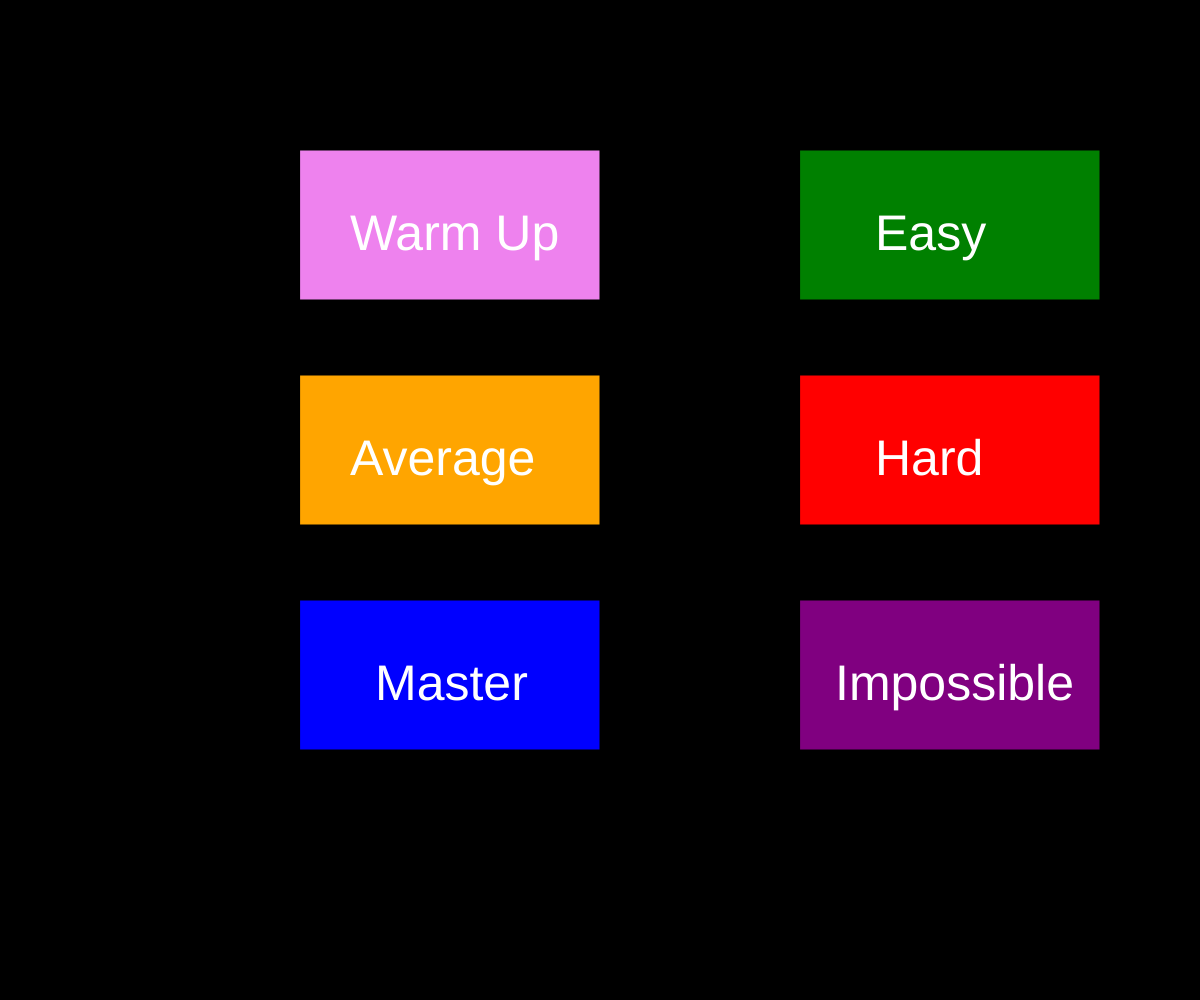
Frame 1 (no input)
Frame 60 (no input): identical to frame 1, image omitted
Frame 120 (the mouse pressed at the canvas centre since frame 60): blank canvas, image omitted

The p5.js sketch that drew this single still picture (run headless with seeded random() and noise() and a simulated clock; from frame 60 on, the mouse is pressed at the canvas centre):

// p5.js sketch
// ── sketch.js
// 2D Array Project, Speed Test
// Josh M
// Started on Oct 28th, 2022
//
// Extra for Experts:
// - describe what you did to take this project "above and beyond"

let state = "selection";
let rows;
let cols;
let cellHeight;
let cellWidth;
let grid;
let victoryMusic;

function preload() {
  victoryMusic = "Victory.mp3";
}

function setup() {
  createCanvas(windowWidth, windowHeight);
  
  // victoryMusic.volume(0.2);
}

function draw() {
  if (state === "selection") {
    background("black");
    createButtons();
    systemCall();
  }
  else if (state === "warm up") {
    background("red");
    displayGrid(grid);
  }
  else if (state === "easy") {
    background("blue");
  }
  else if(state === "average") {
    background("green");
  }
  else if (state === "hard") {
    background("purple");
  }
  else if (state === "master") {
    background("orange");
  }
  else if (state === "impossible") {
    background("yellow");
  }
}

function createButtons() {
  if (state === "selection") {
    fill("violet");
    rect(300, 150, 300, 150); // warm up button
    textSize(50);
    fill("white");
    text("Warm Up", 350, 250);

    fill("green");
    rect(800, 150, 300, 150); // easy button
    fill("white");
    textSize(50);
    text("Easy", 875, 250);
    
    fill("orange"); // average button
    rect(300, 375, 300, 150);
    fill("white");
    textSize(50);
    text("Average", 350, 475);

    fill("red"); // hard button
    rect(800, 375, 300, 150);
    fill("white");
    textSize(50);
    text("Hard", 875, 475);

    fill("blue"); // master button
    rect(300, 600, 300, 150);
    fill("white");
    textSize(50);
    text("Master", 375, 700);

    fill("purple"); // impossible button
    rect(800, 600, 300, 150);
    fill("white");
    textSize(50);
    text("Impossible", 835, 700);
  }
}

function systemCall() {
  if (state === "selection" && mouseInsideRect(300, 600, 150, 300) && mouseIsPressed) { // top left
    state = "warm up";
    grid = createRandom2dArray(3, 3);
    rows = 3;
    cols = 3;
    cellWidth = width/cols;
    cellHeight = height/rows;
  }
  else if (state === "selection" && mouseInsideRect(800, 1100, 150, 300) && mouseIsPressed) { // top right
    state = "easy";
    createRandom2dArray(5, 5);
  }
  else if (state === "selection" && mouseInsideRect(300, 600, 375, 525) && mouseIsPressed) { // left center
    state = "average";
    createRandom2dArray(8, 8);
  }
  else if (state === "selection" && mouseInsideRect(800, 1100, 375, 525) && mouseIsPressed) { // right center
    state = "hard";
    createRandom2dArray(10, 10);
  }
  else if (state === "selection" && mouseInsideRect(300, 600, 600, 750) && mouseIsPressed) { // bottom left
    state = "master";
    createRandom2dArray(15, 15);
  }
  else if (state === "selection" && mouseInsideRect(800, 1100, 600, 750) && mouseIsPressed) { // bottom right
    state = "impossible";
    createRandom2dArray(30, 30);
  }
}

function displayGrid(grid) {
  for (let y=0; y<rows; y++) {
    for (let x=0; x<cols; x++) {
      if (grid[y][x] === 0) {
        fill("white");
      }
      else if (grid[y][x] === 1) {
        fill("black");
      }
      rect(x*cellWidth, y*cellHeight, cellWidth, cellHeight);
    }
  }
}



function createRandom2dArray(cols, rows) {
  let emptyArray = [];
  for (let y=0; y<rows; y++) {
    emptyArray.push([]);
    for (let x=0; x<cols; x++) {
      if (random(100) < 50) {
        emptyArray[y].push(0);
      }
      else {
        emptyArray[y].push(1);
      }
    }
  }
  return emptyArray;
}

function mousePressed() {
  if (state === "run") { 
    let xPos = Math.floor(mouseX/cellWidth);
    let yPos = Math.floor(mouseY/cellHeight);

    if (grid[yPos][xPos] === 0) {
      grid[yPos][xPos] = 1;
    }
    else if (grid[yPos][xPos] === 1) {
      grid[yPos][xPos] = 0;
    }
  }
}

function mouseInsideRect(left, right, top, bottom) {
  return mouseX >= left && mouseX <= right && mouseY >= top && mouseY <= bottom;
}
